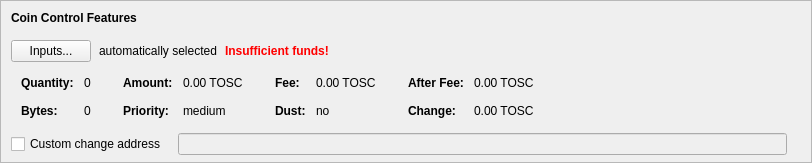
    <widget class="QFrame" name="frameCoinControl">
     <property name="sizePolicy">
      <sizepolicy hsizetype="Expanding" vsizetype="Expanding">
       <horstretch>0</horstretch>
       <verstretch>0</verstretch>
      </sizepolicy>
     </property>
     <property name="maximumSize">
      <size>
       <width>16777215</width>
       <height>16777215</height>
      </size>
     </property>
     <property name="frameShape">
      <enum>QFrame::StyledPanel</enum>
     </property>
     <property name="frameShadow">
      <enum>QFrame::Sunken</enum>
     </property>
     <layout class="QVBoxLayout" name="verticalLayoutCoinControl2">
      <property name="spacing">
       <number>0</number>
      </property>
      <property name="leftMargin">
       <number>0</number>
      </property>
      <property name="topMargin">
       <number>0</number>
      </property>
      <property name="rightMargin">
       <number>0</number>
      </property>
      <property name="bottomMargin">
       <number>6</number>
      </property>
      <item>
       <layout class="QVBoxLayout" name="verticalLayoutCoinControl" stretch="0,0,0,0,1">
        <property name="spacing">
         <number>0</number>
        </property>
        <property name="leftMargin">
         <number>10</number>
        </property>
        <property name="topMargin">
         <number>10</number>
        </property>
        <item>
         <layout class="QHBoxLayout" name="horizontalLayoutCoinControl1">
          <property name="bottomMargin">
           <number>15</number>
          </property>
          <item>
           <widget class="QLabel" name="labelCoinControlFeatures">
            <property name="sizePolicy">
             <sizepolicy hsizetype="Preferred" vsizetype="Maximum">
              <horstretch>0</horstretch>
              <verstretch>0</verstretch>
             </sizepolicy>
            </property>
            <property name="font">
             <font>
              <weight>75</weight>
              <bold>true</bold>
             </font>
            </property>
            <property name="styleSheet">
             <string notr="true">font-weight:bold;</string>
            </property>
            <property name="text">
             <string>Coin Control Features</string>
            </property>
           </widget>
          </item>
         </layout>
        </item>
        <item>
         <layout class="QHBoxLayout" name="horizontalLayoutCoinControl2" stretch="0,0,0,0">
          <property name="spacing">
           <number>8</number>
          </property>
          <property name="bottomMargin">
           <number>10</number>
          </property>
          <item>
           <widget class="QPushButton" name="pushButtonCoinControl">
            <property name="styleSheet">
             <string notr="true"/>
            </property>
            <property name="text">
             <string>Inputs...</string>
            </property>
            <property name="autoDefault">
             <bool>false</bool>
            </property>
           </widget>
          </item>
          <item>
           <widget class="QLabel" name="labelCoinControlAutomaticallySelected">
            <property name="text">
             <string>automatically selected</string>
            </property>
            <property name="margin">
             <number>5</number>
            </property>
           </widget>
          </item>
          <item>
           <widget class="QLabel" name="labelCoinControlInsuffFunds">
            <property name="font">
             <font>
              <weight>75</weight>
              <bold>true</bold>
             </font>
            </property>
            <property name="styleSheet">
             <string notr="true">color:red;font-weight:bold;</string>
            </property>
            <property name="text">
             <string>Insufficient funds!</string>
            </property>
            <property name="margin">
             <number>5</number>
            </property>
           </widget>
          </item>
          <item>
           <spacer name="horizontalSpacerCoinControl">
            <property name="orientation">
             <enum>Qt::Horizontal</enum>
            </property>
            <property name="sizeHint" stdset="0">
             <size>
              <width>40</width>
              <height>1</height>
             </size>
            </property>
           </spacer>
          </item>
         </layout>
        </item>
        <item>
         <widget class="QWidget" name="widgetCoinControl" native="true">
          <property name="sizePolicy">
           <sizepolicy hsizetype="Preferred" vsizetype="Preferred">
            <horstretch>0</horstretch>
            <verstretch>0</verstretch>
           </sizepolicy>
          </property>
          <property name="minimumSize">
           <size>
            <width>0</width>
            <height>0</height>
           </size>
          </property>
          <property name="styleSheet">
           <string notr="true"/>
          </property>
          <layout class="QHBoxLayout" name="horizontalLayoutCoinControl5">
           <property name="leftMargin">
            <number>0</number>
           </property>
           <property name="topMargin">
            <number>0</number>
           </property>
           <property name="rightMargin">
            <number>0</number>
           </property>
           <property name="bottomMargin">
            <number>0</number>
           </property>
           <item>
            <layout class="QHBoxLayout" name="horizontalLayoutCoinControl3" stretch="0,0,0,1">
             <property name="spacing">
              <number>20</number>
             </property>
             <property name="topMargin">
              <number>0</number>
             </property>
             <property name="bottomMargin">
              <number>10</number>
             </property>
             <item>
              <layout class="QFormLayout" name="formLayoutCoinControl1">
               <property name="horizontalSpacing">
                <number>10</number>
               </property>
               <property name="verticalSpacing">
                <number>14</number>
               </property>
               <property name="leftMargin">
                <number>10</number>
               </property>
               <property name="topMargin">
                <number>4</number>
               </property>
               <property name="rightMargin">
                <number>6</number>
               </property>
               <item row="0" column="0">
                <widget class="QLabel" name="labelCoinControlQuantityText">
                 <property name="font">
                  <font>
                   <weight>75</weight>
                   <bold>true</bold>
                  </font>
                 </property>
                 <property name="text">
                  <string>Quantity:</string>
                 </property>
                 <property name="margin">
                  <number>0</number>
                 </property>
                </widget>
               </item>
               <item row="0" column="1">
                <widget class="QLabel" name="labelCoinControlQuantity">
                 <property name="cursor">
                  <cursorShape>IBeamCursor</cursorShape>
                 </property>
                 <property name="contextMenuPolicy">
                  <enum>Qt::ActionsContextMenu</enum>
                 </property>
                 <property name="text">
                  <string notr="true">0</string>
                 </property>
                 <property name="margin">
                  <number>0</number>
                 </property>
                 <property name="textInteractionFlags">
                  <set>Qt::LinksAccessibleByMouse|Qt::TextSelectableByKeyboard|Qt::TextSelectableByMouse</set>
                 </property>
                </widget>
               </item>
               <item row="1" column="0">
                <widget class="QLabel" name="labelCoinControlBytesText">
                 <property name="font">
                  <font>
                   <weight>75</weight>
                   <bold>true</bold>
                  </font>
                 </property>
                 <property name="text">
                  <string>Bytes:</string>
                 </property>
                </widget>
               </item>
               <item row="1" column="1">
                <widget class="QLabel" name="labelCoinControlBytes">
                 <property name="cursor">
                  <cursorShape>IBeamCursor</cursorShape>
                 </property>
                 <property name="contextMenuPolicy">
                  <enum>Qt::ActionsContextMenu</enum>
                 </property>
                 <property name="text">
                  <string notr="true">0</string>
                 </property>
                 <property name="textInteractionFlags">
                  <set>Qt::LinksAccessibleByMouse|Qt::TextSelectableByKeyboard|Qt::TextSelectableByMouse</set>
                 </property>
                </widget>
               </item>
              </layout>
             </item>
             <item>
              <layout class="QFormLayout" name="formLayoutCoinControl2">
               <property name="horizontalSpacing">
                <number>10</number>
               </property>
               <property name="verticalSpacing">
                <number>14</number>
               </property>
               <property name="leftMargin">
                <number>6</number>
               </property>
               <property name="topMargin">
                <number>4</number>
               </property>
               <property name="rightMargin">
                <number>6</number>
               </property>
               <item row="0" column="0">
                <widget class="QLabel" name="labelCoinControlAmountText">
                 <property name="font">
                  <font>
                   <weight>75</weight>
                   <bold>true</bold>
                  </font>
                 </property>
                 <property name="text">
                  <string>Amount:</string>
                 </property>
                 <property name="margin">
                  <number>0</number>
                 </property>
                </widget>
               </item>
               <item row="0" column="1">
                <widget class="QLabel" name="labelCoinControlAmount">
                 <property name="cursor">
                  <cursorShape>IBeamCursor</cursorShape>
                 </property>
                 <property name="contextMenuPolicy">
                  <enum>Qt::ActionsContextMenu</enum>
                 </property>
                 <property name="text">
                  <string notr="true">0.00 TOSC</string>
                 </property>
                 <property name="textInteractionFlags">
                  <set>Qt::LinksAccessibleByMouse|Qt::TextSelectableByKeyboard|Qt::TextSelectableByMouse</set>
                 </property>
                </widget>
               </item>
               <item row="1" column="0">
                <widget class="QLabel" name="labelCoinControlPriorityText">
                 <property name="font">
                  <font>
                   <weight>75</weight>
                   <bold>true</bold>
                  </font>
                 </property>
                 <property name="text">
                  <string>Priority:</string>
                 </property>
                </widget>
               </item>
               <item row="1" column="1">
                <widget class="QLabel" name="labelCoinControlPriority">
                 <property name="cursor">
                  <cursorShape>IBeamCursor</cursorShape>
                 </property>
                 <property name="contextMenuPolicy">
                  <enum>Qt::ActionsContextMenu</enum>
                 </property>
                 <property name="text">
                  <string notr="true">medium</string>
                 </property>
                 <property name="textInteractionFlags">
                  <set>Qt::LinksAccessibleByMouse|Qt::TextSelectableByKeyboard|Qt::TextSelectableByMouse</set>
                 </property>
                </widget>
               </item>
              </layout>
             </item>
             <item>
              <layout class="QFormLayout" name="formLayoutCoinControl3">
               <property name="horizontalSpacing">
                <number>10</number>
               </property>
               <property name="verticalSpacing">
                <number>14</number>
               </property>
               <property name="leftMargin">
                <number>6</number>
               </property>
               <property name="topMargin">
                <number>4</number>
               </property>
               <property name="rightMargin">
                <number>6</number>
               </property>
               <item row="0" column="0">
                <widget class="QLabel" name="labelCoinControlFeeText">
                 <property name="font">
                  <font>
                   <weight>75</weight>
                   <bold>true</bold>
                  </font>
                 </property>
                 <property name="text">
                  <string>Fee:</string>
                 </property>
                 <property name="margin">
                  <number>0</number>
                 </property>
                </widget>
               </item>
               <item row="0" column="1">
                <widget class="QLabel" name="labelCoinControlFee">
                 <property name="cursor">
                  <cursorShape>IBeamCursor</cursorShape>
                 </property>
                 <property name="contextMenuPolicy">
                  <enum>Qt::ActionsContextMenu</enum>
                 </property>
                 <property name="text">
                  <string notr="true">0.00 TOSC</string>
                 </property>
                 <property name="textInteractionFlags">
                  <set>Qt::LinksAccessibleByMouse|Qt::TextSelectableByKeyboard|Qt::TextSelectableByMouse</set>
                 </property>
                </widget>
               </item>
               <item row="1" column="0">
                <widget class="QLabel" name="labelCoinControlLowOutputText">
                 <property name="font">
                  <font>
                   <weight>75</weight>
                   <bold>true</bold>
                  </font>
                 </property>
                 <property name="text">
                  <string>Dust:</string>
                 </property>
                </widget>
               </item>
               <item row="1" column="1">
                <widget class="QLabel" name="labelCoinControlLowOutput">
                 <property name="cursor">
                  <cursorShape>IBeamCursor</cursorShape>
                 </property>
                 <property name="contextMenuPolicy">
                  <enum>Qt::ActionsContextMenu</enum>
                 </property>
                 <property name="text">
                  <string notr="true">no</string>
                 </property>
                 <property name="textInteractionFlags">
                  <set>Qt::LinksAccessibleByMouse|Qt::TextSelectableByKeyboard|Qt::TextSelectableByMouse</set>
                 </property>
                </widget>
               </item>
              </layout>
             </item>
             <item>
              <layout class="QFormLayout" name="formLayoutCoinControl4">
               <property name="horizontalSpacing">
                <number>10</number>
               </property>
               <property name="verticalSpacing">
                <number>14</number>
               </property>
               <property name="leftMargin">
                <number>6</number>
               </property>
               <property name="topMargin">
                <number>4</number>
               </property>
               <property name="rightMargin">
                <number>6</number>
               </property>
               <item row="0" column="0">
                <widget class="QLabel" name="labelCoinControlAfterFeeText">
                 <property name="font">
                  <font>
                   <weight>75</weight>
                   <bold>true</bold>
                  </font>
                 </property>
                 <property name="text">
                  <string>After Fee:</string>
                 </property>
                 <property name="margin">
                  <number>0</number>
                 </property>
                </widget>
               </item>
               <item row="0" column="1">
                <widget class="QLabel" name="labelCoinControlAfterFee">
                 <property name="cursor">
                  <cursorShape>IBeamCursor</cursorShape>
                 </property>
                 <property name="contextMenuPolicy">
                  <enum>Qt::ActionsContextMenu</enum>
                 </property>
                 <property name="text">
                  <string notr="true">0.00 TOSC</string>
                 </property>
                 <property name="textInteractionFlags">
                  <set>Qt::LinksAccessibleByMouse|Qt::TextSelectableByKeyboard|Qt::TextSelectableByMouse</set>
                 </property>
                </widget>
               </item>
               <item row="1" column="0">
                <widget class="QLabel" name="labelCoinControlChangeText">
                 <property name="font">
                  <font>
                   <weight>75</weight>
                   <bold>true</bold>
                  </font>
                 </property>
                 <property name="text">
                  <string>Change:</string>
                 </property>
                </widget>
               </item>
               <item row="1" column="1">
                <widget class="QLabel" name="labelCoinControlChange">
                 <property name="cursor">
                  <cursorShape>IBeamCursor</cursorShape>
                 </property>
                 <property name="contextMenuPolicy">
                  <enum>Qt::ActionsContextMenu</enum>
                 </property>
                 <property name="text">
                  <string notr="true">0.00 TOSC</string>
                 </property>
                 <property name="textInteractionFlags">
                  <set>Qt::LinksAccessibleByMouse|Qt::TextSelectableByKeyboard|Qt::TextSelectableByMouse</set>
                 </property>
                </widget>
               </item>
              </layout>
             </item>
            </layout>
           </item>
          </layout>
         </widget>
        </item>
        <item>
         <layout class="QHBoxLayout" name="horizontalLayoutCoinControl4" stretch="0,0,0">
          <property name="spacing">
           <number>12</number>
          </property>
          <property name="sizeConstraint">
           <enum>QLayout::SetDefaultConstraint</enum>
          </property>
          <property name="topMargin">
           <number>5</number>
          </property>
          <property name="rightMargin">
           <number>5</number>
          </property>
          <item>
           <widget class="QCheckBox" name="checkBoxCoinControlChange">
            <property name="toolTip">
             <string>If this is activated, but the change address is empty or invalid, change will be sent to a newly generated address.</string>
            </property>
            <property name="text">
             <string>Custom change address</string>
            </property>
           </widget>
          </item>
          <item>
           <widget class="QValidatedLineEdit" name="lineEditCoinControlChange">
            <property name="enabled">
             <bool>false</bool>
            </property>
            <property name="sizePolicy">
             <sizepolicy hsizetype="Expanding" vsizetype="Fixed">
              <horstretch>0</horstretch>
              <verstretch>0</verstretch>
             </sizepolicy>
            </property>
           </widget>
          </item>
          <item>
           <widget class="QLabel" name="labelCoinControlChangeLabel">
            <property name="sizePolicy">
             <sizepolicy hsizetype="Preferred" vsizetype="Expanding">
              <horstretch>0</horstretch>
              <verstretch>0</verstretch>
             </sizepolicy>
            </property>
            <property name="minimumSize">
             <size>
              <width>0</width>
              <height>0</height>
             </size>
            </property>
            <property name="text">
             <string/>
            </property>
            <property name="margin">
             <number>3</number>
            </property>
           </widget>
          </item>
         </layout>
        </item>
        <item>
         <spacer name="verticalSpacerCoinControl">
          <property name="orientation">
           <enum>Qt::Vertical</enum>
          </property>
          <property name="sizeHint" stdset="0">
           <size>
            <width>800</width>
            <height>1</height>
           </size>
          </property>
         </spacer>
        </item>
       </layout>
      </item>
     </layout>
    </widget>
